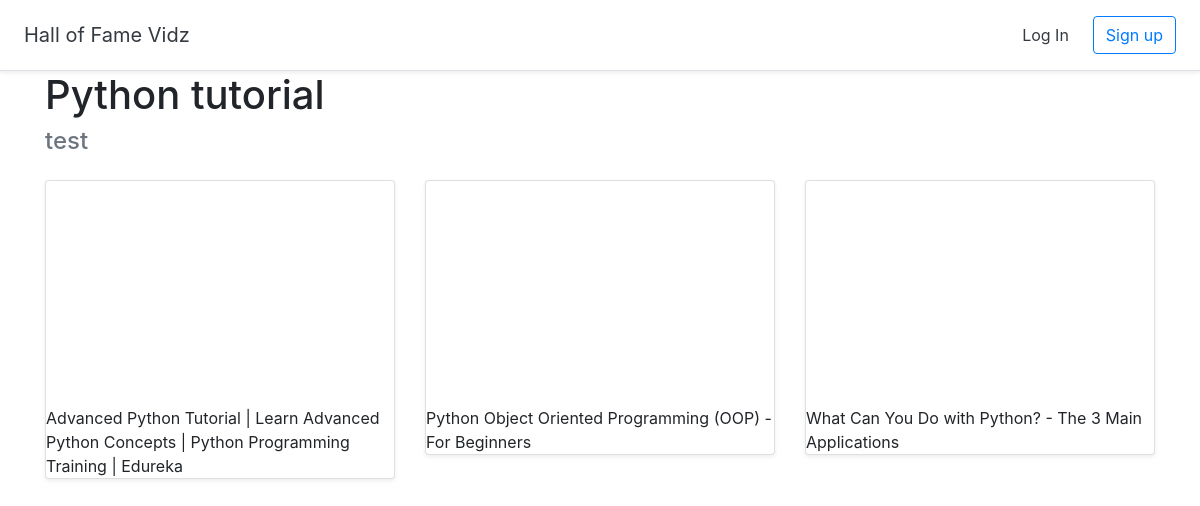
Screenshot of /halloffame/2 with the database file from the repository.
### halls/models.py (models this page shows, shortened)
class Hall(models.Model):
    title = models.CharField(max_length=255)
    user = models.ForeignKey(User, on_delete=models.CASCADE)

class Video(models.Model):
    title = models.CharField(max_length=255)
    url = models.URLField()
    youtube_id = models.CharField(max_length=255)
    hall = models.ForeignKey(Hall, on_delete=models.CASCADE)

### halls/views.py (the view)
# urls.py: path('halloffame/<int:pk>', views.DetailHall.as_view(), name='detail_hall'),
class DetailHall(generic.DetailView):
    model = Hall
    template_name = 'halls/detail_hall.html'

### halls/templates/halls/detail_hall.html (shortened to what this page needs)
{% extends 'halls/base.html' %}
{% block content %}
<div class="container">
    <h1>{{hall.title}}</h1>
    <h4 class="text-muted">{{hall.user.username}}</h4>
    <div class="row">
        {% for video in hall.video_set.all %}
            <div class="col-md-4 mt-3">
                <div class="card md-4 shadow-sm">
                    <iframe width="100%" height="225" src="https://www.youtube.com/embed/{{ video.youtube_id}}" frameborder="0" allow="accelerometer; autoplay; encrypted-media; gyroscope; picture-in-picture" allowfullscreen></iframe>
                    <div class=""card-body>
                        <p class="card-text">{{ video.title }}</p>
                    </div>
                </div>
            </div>
        {% endfor %}
    </div>
</div>
{% endblock %}

### rows the page displays
Hall: title "Python tutorial", user.username "test"
Video: title "Advanced Python Tutorial | Learn Advanced Python Concepts | Python Programming Training | Edureka"
Video: title "Python Object Oriented Programming (OOP) - For Beginners"
Video: title "What Can You Do with Python? - The 3 Main Applications"
